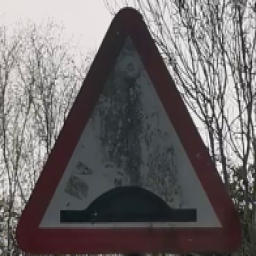
#> input picture Task-4/road_humps_2.png, 256 x 256 px
$ jupyter execute q4.ipynb
#> lines starting #> are read from the running program, lines starting #| are printed output that depends on the picture; after the words box and inside, x2 and y2 are one past the last pixel; in counts of white or black regions, pixels touching at a corner belong together
[cell 1]
import math
import cv2
import numpy as np
import matplotlib.pyplot as plt

[cell 2]
def bgr_to_rgb(image):
    return cv2.cvtColor(image, cv2.COLOR_BGR2RGB)


def plot_images(images, convert=None, titles=None, cols=3, figsize=(15, 10)):
    # Number of images
    num_images = len(images)

    # Calculate number of rows
    rows = math.ceil(num_images / cols)

    # Create the subplot grid
    fig, axes = plt.subplots(rows, cols, figsize=figsize)
    axes = axes.ravel()  # Flatten the 2D grid of axes to iterate over

    # Loop through each image and corresponding axis
    for i in range(rows * cols):
        if i < num_images:
            if (convert == "BGR2RGB"):
                images[i] = cv2.cvtColor(images[i], cv2.COLOR_BGR2RGB)

            # Display image
            axes[i].imshow(images[i], cmap='gray' if len(images[i].shape) == 2 else None)

            # Add title if provided
            if titles:
                axes[i].set_title(titles[i], fontsize=12)
        else:
            # Hide any unused subplot
            axes[i].axis('off')

        # Remove axes for clarity
        axes[i].axis('off')

    # Adjust layout for better spacing
    plt.tight_layout()

    plt.show()

[cell 3]
def get_largest_contour(mask):
    contours, _ = cv2.findContours(mask, cv2.RETR_EXTERNAL, cv2.CHAIN_APPROX_SIMPLE)

    # Assuming you're working with the largest contour (you can adjust as needed)
    largest_contour = max(contours, key=cv2.contourArea)

    return largest_contour


def is_within_10_percent(old_value, new_value):
    lower_bound = old_value * 0.9
    upper_bound = old_value * 1.1

    return lower_bound <= new_value and new_value <= upper_bound


def check_contour_area_diff(old, new):
    return is_within_10_percent(
        cv2.contourArea(get_largest_contour(old)),
        cv2.contourArea(get_largest_contour(new)),
    )


def red_color_thresholding(image):
    # Convert the image to the HSV color space
    hsv = cv2.cvtColor(image, cv2.COLOR_BGR2HSV)

    # Define the range for detecting red color (since warning signs are usually red)
    lower_red1 = np.array([0, 50, 50])  # Lower bound for the first red range
    upper_red1 = np.array([5, 255, 255])  # Upper bound for the first red range

    lower_red2 = np.array([165, 50, 50])  # Lower bound for the second red range
    upper_red2 = np.array([180, 255, 255])  # Upper bound for the second red range

    # Mask for red regions (first and second red ranges)
    mask1 = cv2.inRange(hsv, lower_red1, upper_red1)
    mask2 = cv2.inRange(hsv, lower_red2, upper_red2)

    # Combine the two masks to capture both red ranges
    mask = cv2.bitwise_or(mask1, mask2)

    return mask


def denoise(mask):
    kernel = np.ones((11, 11), np.uint8)

    # Apply opening (erosion followed by dilation) to remove small noise.
    cleaned_image = cv2.morphologyEx(mask, cv2.MORPH_OPEN, kernel)

    kernel = np.ones((5, 5), np.uint8)

    # Apply closing (dilation followed by erosion) to fill small holes.
    cleaned_image = cv2.morphologyEx(cleaned_image, cv2.MORPH_CLOSE, kernel)

    return cleaned_image


def fill_mask(mask):
    largest_contour = get_largest_contour(mask)
    new_mask = np.zeros_like(mask)
    cv2.drawContours(new_mask, [largest_contour], -1, (255), thickness=cv2.FILLED)
    return new_mask


def create_triangle_encompassing_mask(mask):
    largest_contour = get_largest_contour(mask)

    # Create a blank mask of the same size as the input mask
    triangle_mask = np.zeros_like(mask)

    # Fit a triangle around the contour
    triangle_pts = cv2.minEnclosingTriangle(largest_contour)[1]

    # Draw the triangle on the image
    triangle_pts = np.int32(triangle_pts)

    # Ensure the points are in the right shape (Nx1x2) for drawContours
    triangle_pts = triangle_pts.reshape((-1, 1, 2))

    # Draw the triangle on the image
    cv2.drawContours(triangle_mask, [triangle_pts], -1, (255), thickness=cv2.FILLED)

    return triangle_mask


def segment_warning_road_sign(image):
    thresholded_mask = red_color_thresholding(image)
    denoised_mask = denoise(thresholded_mask)

    no_disconnect = check_contour_area_diff(thresholded_mask, denoised_mask)

    # Fallback to thresholded mask if smoothing causes contour to disconnect
    mask = denoised_mask if no_disconnect else thresholded_mask

    filled_mask = fill_mask(mask)

    no_fill = is_within_10_percent(np.sum(mask == 255), np.sum(filled_mask == 255))

    # Fallback to crude triangle drawing if contour could not be filled.
    mask = create_triangle_encompassing_mask(mask) if no_fill else filled_mask

    # plot_images([thresholded_mask, denoised_mask, filled_mask, mask])

    # Segment the foreground image using the sign mask (keeping only the sign)
    segmented_foreground = cv2.bitwise_and(image, image, mask=mask)

    return mask, segmented_foreground


# Example usage
image = cv2.imread("./Task-4/road_humps_2.png")  # Path to your image file
#> image is the input picture: shape (256, 256, 3); mean B, G, R 106.4, 106.1, 110.4
segmentation_mask, segmented_foreground_image = segment_warning_road_sign(image)
#> in red_color_thresholding, `hsv = cv2.cvtColor(image, cv2.COLOR_BGR2HSV)`: hsv: shape (256, 256, 3); mean H, S, V 76.5, 33.6, 112.4
#> in red_color_thresholding, `mask1 = cv2.inRange(hsv, lower_red1, upper_red1)`:
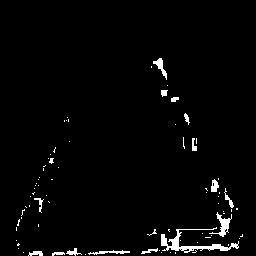
#> mask1: shape (256, 256); 2.4% white; 80 white regions (64 under 20 px), largest, box (x1, y1, x2, y2) and area: (161, 227, 239, 253) 512, (209, 212, 232, 237) 179, (153, 58, 167, 80) 105
#> in red_color_thresholding, `mask2 = cv2.inRange(hsv, lower_red2, upper_red2)`:
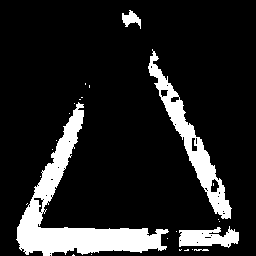
#> mask2: shape (256, 256); 13.9% white; 25 white regions (20 under 20 px), largest, box (x1, y1, x2, y2) and area: (16, 102, 169, 256) 5490, (148, 49, 232, 219) 2530, (179, 226, 239, 248) 866, (122, 10, 141, 29) 187, (194, 249, 209, 251) 24
#> in red_color_thresholding, `mask = cv2.bitwise_or(mask1, mask2)`:
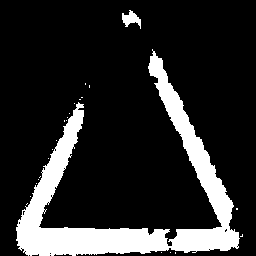
#> mask: shape (256, 256); 16.4% white; 24 white regions (22 under 20 px), largest, box (x1, y1, x2, y2) and area: (16, 49, 240, 256) 10508, (122, 10, 141, 29) 187
#> in denoise, `cleaned_image = cv2.morphologyEx(mask, cv2.MORPH_OPEN, kernel)`:
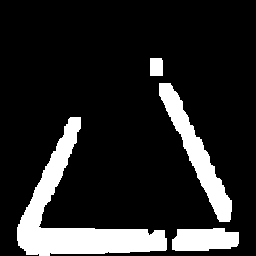
#> cleaned_image: shape (256, 256); 15% white; 4 white regions, box (x1, y1, x2, y2) and area: (17, 117, 167, 256) 5678, (159, 83, 232, 222) 2596, (172, 228, 239, 251) 1317, (150, 58, 163, 76) 232
#> in denoise, `cleaned_image = cv2.morphologyEx(cleaned_image, cv2.MORPH_CLOSE, kernel)`:
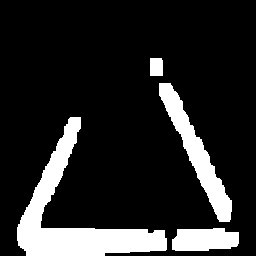
#> cleaned_image: shape (256, 256); 15.2% white; 4 white regions
#> in get_largest_contour, `contours, _ = cv2.findContours(mask, cv2.RETR_EXTERNAL, cv2.CHAIN_APPR..`: contours = 24 contours, 22 with area under 20; largest, box (x1, y1, x2, y2) and area: (16, 49, 240, 256) 9912, (122, 10, 141, 29) 152
#> in get_largest_contour, `largest_contour = max(contours, key=cv2.contourArea)`: largest_contour = contour of 703 points, box (x1, y1, x2, y2) (16, 49, 240, 256), area 9912
#> in get_largest_contour (call 2), `contours, _ = cv2.findContours(mask, cv2.RETR_EXTERNAL, cv2.CHAIN_APPR..`: contours = 4 contours; box (x1, y1, x2, y2) and area: (17, 117, 167, 256) 5525, (159, 83, 232, 222) 2436, (172, 228, 239, 251) 1234, (150, 58, 163, 76) 202
#> in is_within_10_percent, `lower_bound = old_value * 0.9`: lower_bound = 8921.2
#> in segment_warning_road_sign, `no_disconnect = check_contour_area_diff(thresholded_mask, denoised_mask)`: no_disconnect = False
#> in get_largest_contour (call 3), `contours, _ = cv2.findContours(mask, cv2.RETR_EXTERNAL, cv2.CHAIN_APPR..`: contours = 24 contours, 22 with area under 20; largest, box (x1, y1, x2, y2) and area: (16, 49, 240, 256) 9912, (122, 10, 141, 29) 152
#> in fill_mask, `cv2.drawContours(new_mask, [largest_contour], -1, (255), thickness=cv2..`:
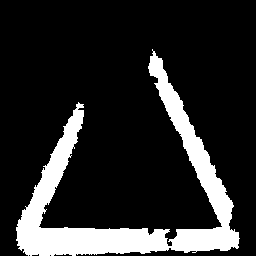
#> new_mask: shape (256, 256); 16.1% white; 1 white region, box (x1, y1, x2, y2) and area: (16, 49, 240, 256) 10533
#> in segment_warning_road_sign, `no_fill = is_within_10_percent(np.sum(mask == 255), np.sum(filled_mask..`: no_fill = True
#> in create_triangle_encompassing_mask, `triangle_pts = cv2.minEnclosingTriangle(largest_contour)[1]`: triangle_pts = [[-3.82, 257], [256.3, 250.5], [129.8, -4.97]]
#> in create_triangle_encompassing_mask, `triangle_pts = np.int32(triangle_pts)`: triangle_pts = [[-3, 256], [256, 250], [129, -4]]
#> in create_triangle_encompassing_mask, `cv2.drawContours(triangle_mask, [triangle_pts], -1, (255), thickness=c..`:
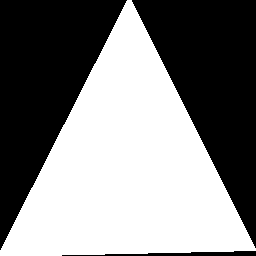
#> triangle_mask: shape (256, 256); 51.2% white; 3 black regions, box (x1, y1, x2, y2) and area: (0, 0, 127, 250) 15938, (132, 0, 256, 248) 15500, (62, 251, 256, 256) 540
#> in segment_warning_road_sign, `segmented_foreground = cv2.bitwise_and(image, image, mask=mask)`:
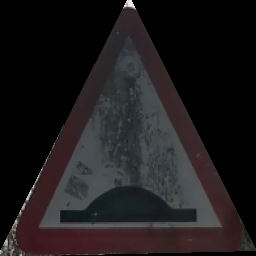
#> segmented_foreground: shape (256, 256, 3); mean B, G, R 27.2, 26.2, 29.3
plot_images(
    images=[bgr_to_rgb(image), segmentation_mask, bgr_to_rgb(segmented_foreground_image)],
    titles=["Input", "Segmentation Mask", "Segmented Foreground Image"],
)
#> in plot_images, `num_images = len(images)`: num_images = 3
#> in plot_images, `rows = math.ceil(num_images / cols)`: rows = 1
#> after the loop in plot_images, `for i in range(rows * cols):`: images = 3 items

$ run again, with Task-4/road_humps_1.png copied over Task-4/road_humps_2.png
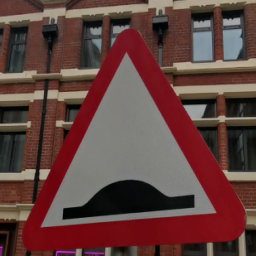
#> input picture Task-4/road_humps_1.png, 256 x 256 px
#> image is the input picture: shape (256, 256, 3); mean B, G, R 63, 66.4, 98.5
#> hsv: shape (256, 256, 3); mean H, S, V 61.9, 101.7, 99.5
#> in red_color_thresholding, `mask1 = cv2.inRange(hsv, lower_red1, upper_red1)`:
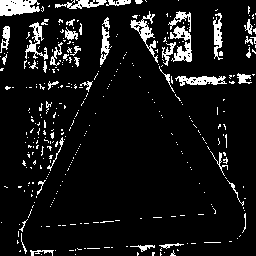
#> mask1: shape (256, 256); 8.5% white; 352 white regions (309 under 20 px), largest, box (x1, y1, x2, y2) and area: (0, 0, 40, 16) 502, (170, 26, 192, 62) 393, (130, 11, 158, 63) 361
#> mask2: shape (256, 256); 21.3% white; 21 white regions (20 under 20 px), largest, box (x1, y1, x2, y2) and area: (22, 28, 245, 251) 13939
#> mask: shape (256, 256); 29.9% white; 213 white regions (183 under 20 px), largest, box (x1, y1, x2, y2) and area: (19, 11, 246, 256) 15409, (0, 0, 40, 16) 504, (170, 26, 192, 62) 394
#> contours = 213 contours, 196 with area under 20; largest, box (x1, y1, x2, y2) and area: (19, 11, 246, 256) 29672, (0, 0, 40, 16) 458, (170, 26, 192, 62) 337, (175, 76, 227, 86) 272, (25, 22, 48, 60) 204
#> in get_largest_contour, `largest_contour = max(contours, key=cv2.contourArea)`: largest_contour = contour of 598 points, box (x1, y1, x2, y2) (19, 11, 246, 256), area 29672
#> contours = 2 contours; box (x1, y1, x2, y2) and area: (22, 28, 246, 252) 29076, (0, 0, 6, 15) 70
#> lower_bound = 26705.2
#> no_disconnect = True
#> in fill_mask, `largest_contour = get_largest_contour(mask)`: largest_contour = contour of 316 points, box (x1, y1, x2, y2) (22, 28, 246, 252), area 29076
#> new_mask: shape (256, 256); 44.9% white; 1 white region, box (x1, y1, x2, y2) and area: (22, 28, 246, 252) 29424
#> no_fill = False
#> in segment_warning_road_sign, `segmented_foreground = cv2.bitwise_and(image, image, mask=mask)`:
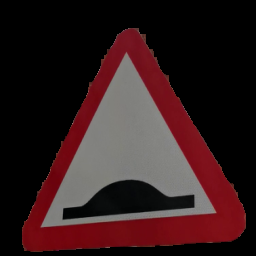
#> segmented_foreground: shape (256, 256, 3); mean B, G, R 28.9, 27.5, 50
#> num_images = 3
#> rows = 1
#> after the loop in plot_images, `for i in range(rows * cols):`: images = 3 items

$ run again, with Task-4/frail.png copied over Task-4/road_humps_2.png
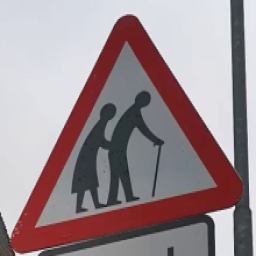
#> input picture Task-4/frail.png, 256 x 256 px
#> image is the input picture: shape (256, 256, 3); mean B, G, R 144.2, 140, 156.1
#> hsv: shape (256, 256, 3); mean H, S, V 106.4, 49, 161.6
#> in red_color_thresholding, `mask1 = cv2.inRange(hsv, lower_red1, upper_red1)`:
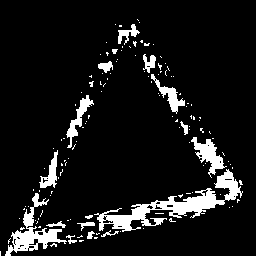
#> mask1: shape (256, 256); 9.2% white; 132 white regions (115 under 20 px), largest, box (x1, y1, x2, y2) and area: (94, 169, 243, 232) 2200, (5, 193, 67, 256) 1051, (191, 137, 227, 178) 545
#> mask2: shape (256, 256); 12.3% white; 42 white regions (29 under 20 px), largest, box (x1, y1, x2, y2) and area: (40, 15, 243, 193) 4880, (33, 213, 125, 249) 1011, (13, 177, 54, 234) 630
#> mask: shape (256, 256); 21.4% white; 2 white regions (1 under 20 px), largest, box (x1, y1, x2, y2) and area: (5, 15, 243, 256) 14046
#> contours = 2 contours, 1 with area under 20; largest, box (x1, y1, x2, y2) and area: (5, 15, 243, 256) 28717
#> in get_largest_contour, `largest_contour = max(contours, key=cv2.contourArea)`: largest_contour = contour of 419 points, box (x1, y1, x2, y2) (5, 15, 243, 256), area 28717
#> contours = 1 contour; box (x1, y1, x2, y2) and area: (10, 16, 242, 253) 28646
#> lower_bound = 25845.3
#> no_disconnect = True
#> in fill_mask, `largest_contour = get_largest_contour(mask)`: largest_contour = contour of 393 points, box (x1, y1, x2, y2) (10, 16, 242, 253), area 28646
#> new_mask: shape (256, 256); 44.2% white; 1 white region, box (x1, y1, x2, y2) and area: (10, 16, 242, 253) 28983
#> no_fill = False
#> in segment_warning_road_sign, `segmented_foreground = cv2.bitwise_and(image, image, mask=mask)`:
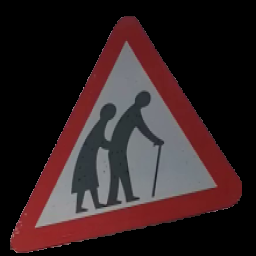
#> segmented_foreground: shape (256, 256, 3); mean B, G, R 34.6, 33.2, 49.8
#> num_images = 3
#> rows = 1
#> after the loop in plot_images, `for i in range(rows * cols):`: images = 3 items
